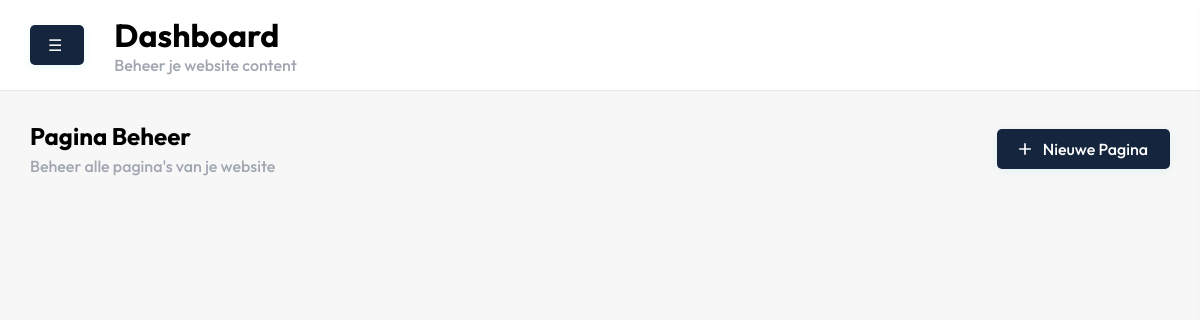
/dashboard/pages/index.php, run on an earlier commit of the app's database.
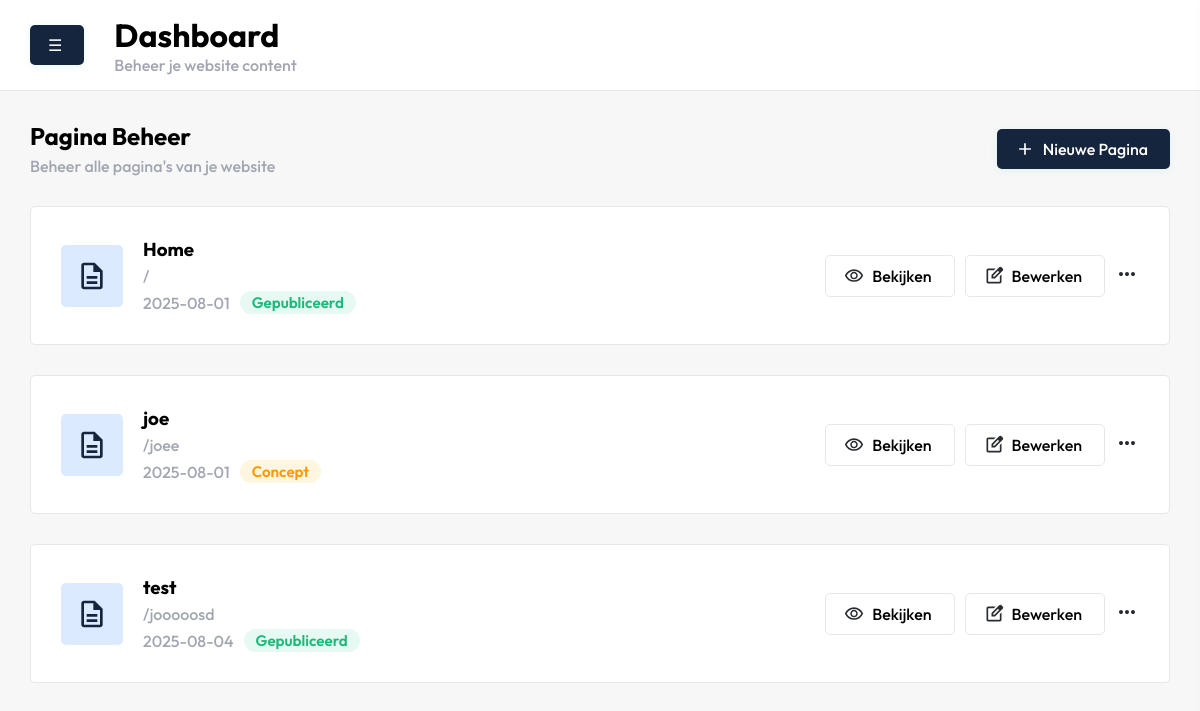
And on a later commit of the database.
### tables this page shows
CREATE TABLE IF NOT EXISTS `pages` (
  `id` int NOT NULL AUTO_INCREMENT,
  `template_id` int DEFAULT NULL,
  `url` varchar(100) NOT NULL,
  `status` tinyint(1) NOT NULL,
  `created_at` date NOT NULL,
  `pagecontent_id` int DEFAULT NULL,
  `isDeleted` tinyint(1) NOT NULL,
  PRIMARY KEY (`id`),
  KEY `template_id` (`template_id`),
  KEY `fk_pagecontent` (`pagecontent_id`)
);

CREATE TABLE IF NOT EXISTS `pagecontent` (
  `id` int NOT NULL AUTO_INCREMENT,
  `title` varchar(255) NOT NULL,
  `description` text,
  `meta_title` varchar(255) NOT NULL,
  `meta_description` text NOT NULL,
  PRIMARY KEY (`id`)
);

### controllers/pages/pages_content.php (called while the page is built, shortened)
<?php
function getAllPageContent($conn) {
    $sql = "SELECT * FROM PageContent
            ORDER BY
              CASE WHEN title = 'Home' THEN 0 ELSE 1 END,
              title ASC";
    $stmt = $conn->query($sql);
    $pageContent = [];
    if ($stmt) {
        while ($row = $stmt->fetch(PDO::FETCH_ASSOC)) {
            $pageContent[] = $row;
        }
    }
    return $pageContent;
}
?>

### controllers/controller.php (called while the page is built, shortened)
<?php
require_once(__DIR__ . '/templates/syncTemplates.php');
require_once('pages/pages.php');
$pages = getAllPages($conn);
require_once('pages/pages_content.php');
$pageContent = getAllPageContent($conn);
require_once('widgets/addWidgets.php');
require_once('options/options.php');
$dashboardUrl = rtrim(getOption($conn, 'dashboard_url'), '/') . '/';
?>

### controllers/pages/pages.php (called while the page is built, shortened)
<?php
function getAllPages($conn) {
    $sql = "SELECT pages.*, templates.title AS template_title
            FROM pages
            LEFT JOIN templates ON pages.template_id = templates.id
            WHERE isDeleted = 0";
    $stmt = $conn->query($sql);
    $pages = [];
    if ($stmt) {
        while ($row = $stmt->fetch(PDO::FETCH_ASSOC)) {
            $pages[] = $row;
        }
    }
    return $pages;
}
?>

### controllers/options/options.php (called while the page is built, shortened)
<?php
function getOption($conn, $key) {
    $stmt = $conn->prepare("SELECT value FROM options WHERE `key` = ?");
    $stmt->execute([$key]);
    return $stmt->fetchColumn();
}
?>

### dashboard/pages/index.php (the view, shortened to what this page needs)
<?php
require_once  '../../controllers/controller.php';
include('../includes/header.php');
?>
<section id="pages">
    <div class="container">
        <div class="justify-between">
            <div class="intro">
                <h2>Pagina Beheer</h2>
                <p>Beheer alle pagina's van je website</p>
            </div>
            <div class="align-center">
                <button class="open-slide-in blue-btn">
                    <svg xmlns="http://www.w3.org/2000/svg" height="24px" viewBox="0 -960 960 960" width="24px"
                        fill="#292D32">
                        <path d="M440-440H200v-80h240v-240h80v240h240v80H520v240h-80v-240Z" />
                    </svg>
                    Nieuwe Pagina
                </button>
            </div>
        </div>
    </div>
    <div class="container">
        <?php foreach ($pageContent as $content): ?>
        <?php foreach ($pages as $page): ?>
        <?php if ($page['pagecontent_id'] == $content['id']): ?>
        <div class="card">
            <div class="info justify-between">
                <div class="flex gap20">
                    <div class="align-center">
                        <div class="icon align-center">
                        </div>
                    </div>
                    <div class="directioncolumn gap5">
                        <h3><?= htmlspecialchars($content['title']) ?></h3>
                        <p>/<?= htmlspecialchars($page['url']) ?></p>
                        <div class="flex gap10">
                            <p class="align-center"><?= htmlspecialchars($page['created_at']) ?></p>
                            <p class="status <?= $page['status'] == 1 ? 'status--groen' : 'status--oranje' ?>">
                                <?= $page['status'] == 1 ? 'Gepubliceerd' : 'Concept' ?>
                            </p>
                        </div>
                    </div>
                </div>
                <div class="align-center gap10">
                    <div>
                        <a class="" href="<?= $dashboardUrl . htmlspecialchars($page['url']) ?>" target="_blank">
                            <button class="white-btn">
                                Bekijken
                            </button>
                        </a>
                    </div>
                    <div>
                        <a class="" href="edit.php?id=<?= $page['id'] ?>">
                            <button class="white-btn">
                                Bewerken
                            </button>
                        </a>
                    </div>
                    <div class="action-menu-wrapper">
                    </div>
                </div>
            </div>
        </div>
        <?php endif; ?>
        <?php endforeach; ?>
        <?php endforeach; ?>
    </div>
</section>
<?php include '../includes/footer.php'; ?>

What changed in the data, as far as the page shows it:
added pages: pagecontent.title "Home", created_at "2025-08-01", status "Gepubliceerd"
added pages: pagecontent.title "joe", url "joee", created_at "2025-08-01", status "Concept"
added pages: pagecontent.title "test", url "jooooosd", created_at "2025-08-04", status "Gepubliceerd"
